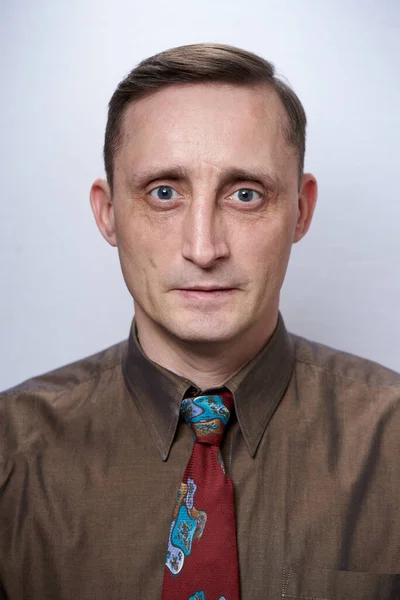
#> input picture Problema4_PhToVec/assets/fotopersonal.jpg, 400 x 600 px
$ jupyter execute problema4.ipynb
#> lines starting #> are read from the running program, lines starting #| are printed output that depends on the picture
# Punto 4: Distancia de frobenius
## Integrantes:

#### Sebastián Ramírez Escobar
#### Sebastian Carvalho Salazar
#### Jhoan Stiven Paez Bermudez

Tómese una foto tipo documento y transformela a escala de grises y resolución 400 × 600. Defina una sucesión de imágenes que sea convergente a su foto. Muestre al menos 10 términos de la sucesión incluyendo el elemento 100-ésimo. Como la sucesión es convergente, obtenga el término tal que todas las imágenes siguientes en tienen una distancia (en norma de Frobenius) menor a 0.5 de su foto.

[cell 1]
import numpy as np
import cv2
import matplotlib.pyplot as plt

def normalize_image(image):
    # Normaliza una imagen para que sus valores estén en el rango [0, 1]
    return image.astype(np.float32) / 255.0

def frobenius_distance(matrix1, matrix2):
    # Calcula la distancia de Frobenius entre dos matrices
    return np.linalg.norm(matrix1 - matrix2)

def generar_secuencia_imagenes(ruta_imagen, factor_convergencia, num_iteraciones, stop_threshold):
    # Cargar la imagen original de 400x600 en blanco y negro
#> called with ruta_imagen = './assets/fotopersonal.jpg', factor_convergencia = 0.1, num_iteraciones = 100, stop_threshold = 0.5
    original_image = cv2.imread(ruta_imagen, cv2.IMREAD_GRAYSCALE)
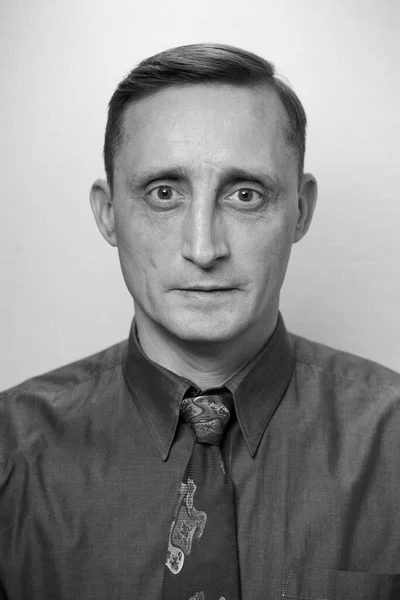
#> original_image: shape (600, 400); min 0, max 253, mean 140.1

    if original_image is None:
        print("Error: No se pudo cargar la imagen original.")
        return

    original_image = cv2.resize(original_image, (400, 600))
    original_image = normalize_image(original_image)

    # Generar una imagen aleatoria del mismo tamaño que la imagen original
    random_image = np.random.rand(600, 400)  # Cambia el orden de las dimensiones
    random_image = normalize_image(random_image)

    # Inicializa la sucesión de imágenes con la imagen aleatoria normalizada
    sequence = [random_image]

    frobenius_norms = []  # Vector para almacenar las normas de Frobenius

    for i in range(num_iteraciones):

        # Calcula la diferencia entre la imagen original y la última imagen generada
        difference = original_image - sequence[-1]

        # Calcula la norma de Frobenius de la diferencia
        frobenius_norm = frobenius_distance(original_image, sequence[-1])
        frobenius_norms.append(frobenius_norm)

        # Comprueba si se alcanzó el umbral de similitud
        if frobenius_norm <= stop_threshold:
            break

        # Actualiza la imagen generada aleatoriamente en función del factor de convergencia y la diferencia
        new_image = sequence[-1] + factor_convergencia * difference

        # Agrega la nueva imagen normalizada a la sucesión
        sequence.append(new_image)
#> this loop made 62 passes
#> frobenius_norm on passes 1 to 12: 299.2, 269.3, 242.4, 218.1, 196.3, 176.7, 159, 143.1, 128.8, 115.9, 104.3, 93.89
#> after the loop, frobenius_norms = 62 values, max 299.2 at index 0, min 0.484 at index 61, mean 48.19; sequence = 62 items

    # Muestra las imágenes en la sucesión
    plt.figure(figsize=(20, 10))
    num_cols = 10
    num_rows = int((len(sequence) + 1) / num_cols) + 1
#> num_rows = 7
    for i, image in enumerate(sequence):
        plt.subplot(num_rows, num_cols, i+1)
        plt.imshow(image, cmap='gray', vmin=0, vmax=1)
        plt.axis('off')
        plt.title(f'Iteración {i+1}')
#> this loop made 62 passes

    plt.tight_layout()  # Para asegurarse de que los subgráficos se ajusten correctamente

    # Graficar las normas de Frobenius
    plt.figure(figsize=(10, 5))
    plt.plot(frobenius_norms, marker='*', linestyle='--', color='r')
    plt.xlabel('Iteración')
    plt.ylabel('Norma de Frobenius')
    plt.title('Convergencia de la Norma de Frobenius')

    # Marcar dónde se detienen las iteraciones
    if len(frobenius_norms) > 0:
        plt.axvline(x=len(frobenius_norms) - 1, color='b', linestyle='-', label='Final de Iteraciones')

    plt.legend()
    plt.grid()
    plt.show()
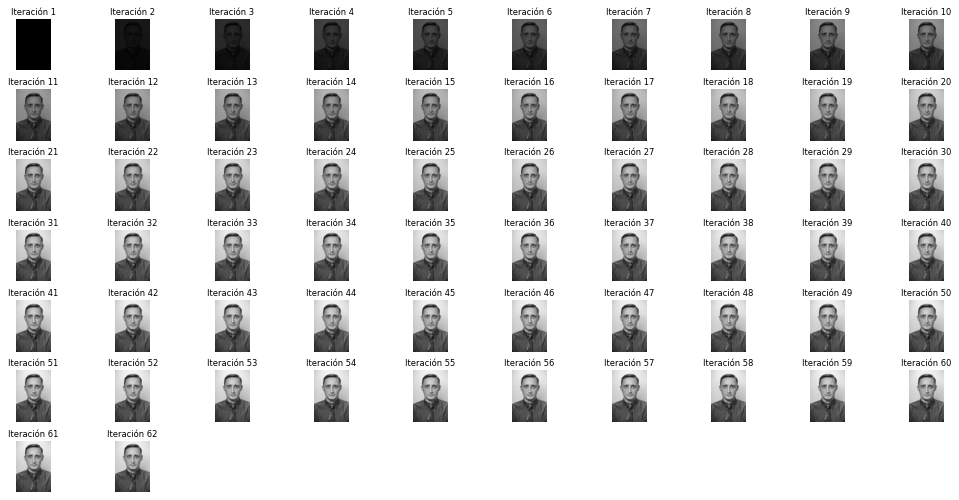
#> figure drawn by matplotlib, 62 panels
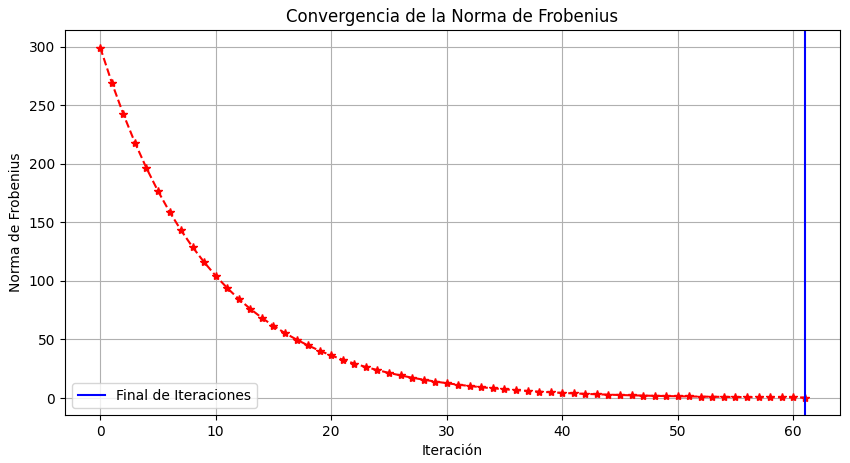
#> figure drawn by matplotlib, 1 panel; curve peaks at x = 0, y = 299.2

# Ejemplo de uso:
ruta_imagen = './assets/fotopersonal.jpg'
factor_convergencia = 0.1
num_iteraciones = 100
stop_threshold = 0.5  # Umbral de similitud
generar_secuencia_imagenes(ruta_imagen, factor_convergencia, num_iteraciones, stop_threshold)
